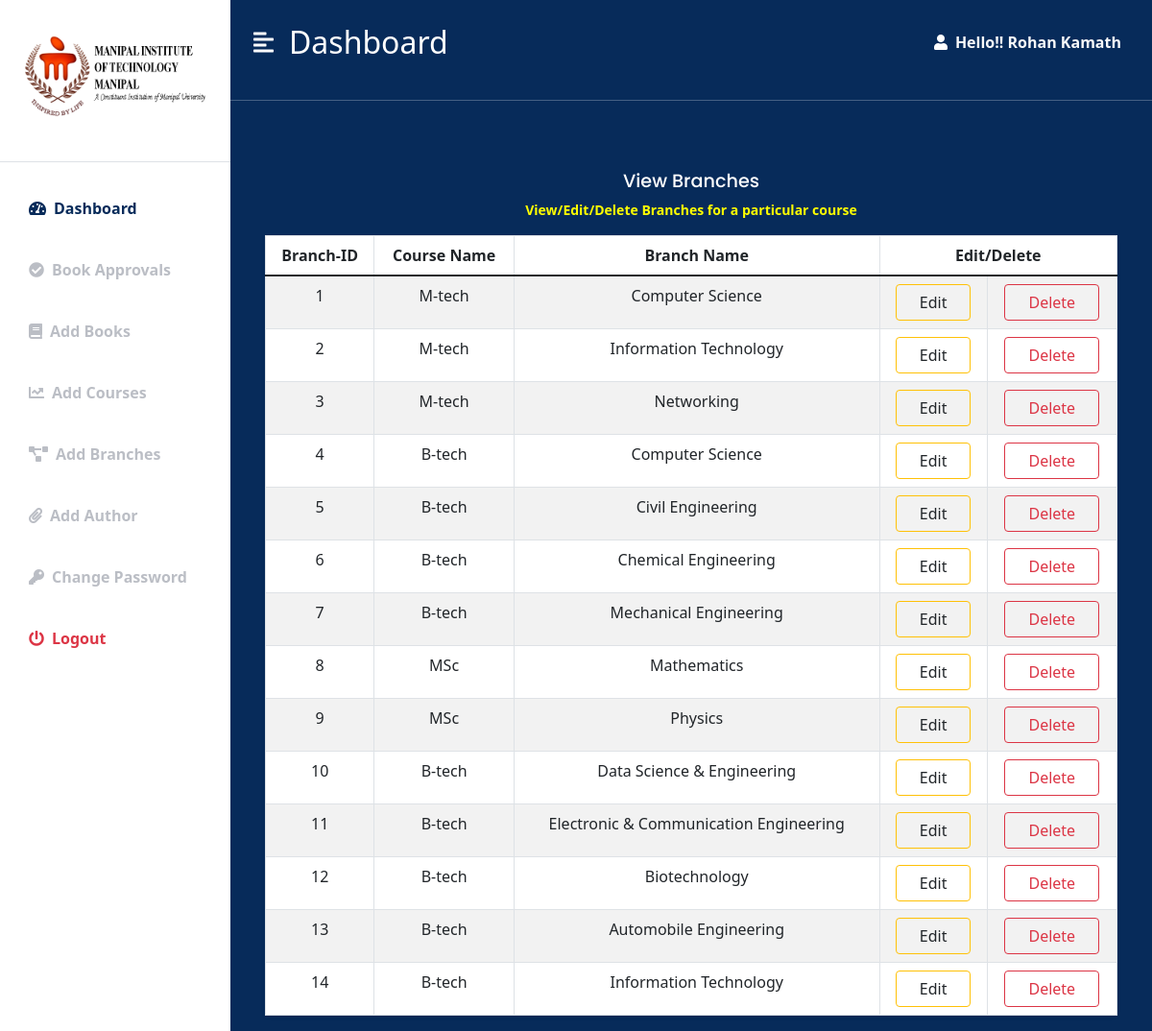
Page /WebDroids/admin/viewbranches.php (signed in) on the committed database.
### tables this page shows
CREATE TABLE `branches` (
  `branch_id` bigint(20) NOT NULL,
  `course_id` bigint(20) NOT NULL,
  `branch_name` varchar(255) NOT NULL,
  `admin_id` int(11) DEFAULT NULL
);

CREATE TABLE `courses` (
  `course_id` bigint(11) NOT NULL,
  `course_name` varchar(255) NOT NULL,
  `admin_id` int(255) DEFAULT NULL
);

### WebDroids/adminphp/admindashboardFunctions.php (called while the page is built, shortened)
<?php
    function get_all_branches($conn)
    {
        $sql="Select courses.course_id,courses.course_name,branches.branch_id,branches.branch_name from courses JOIN branches on branches.course_id=courses.course_id order by branch_id";
        $stmt= $conn->prepare($sql);
        $stmt->execute();
        if($stmt->rowCount() > 0)
        {
            $branches=$stmt->fetchAll();
        }
        else
        {
            $branches=0;
        }
        return $branches;
    }
?>

### WebDroids/admin/viewbranches.php (the view, shortened to what this page needs)
<?php
if(isset($_SESSION['user_id']) && isset($_SESSION['user_email']))
{
    include "../connection.php";
    include "../adminphp/admindashboardFunctions.php";
    $branches=get_all_branches($conn);
?>
<!DOCTYPE html>
<html lang="en">
<head>
    <link href="https://cdn.jsdelivr.net/npm/bootstrap@5.1.3/dist/css/bootstrap.min.css" rel="stylesheet">
    <link rel="stylesheet" href="https://cdnjs.cloudflare.com/ajax/libs/font-awesome/5.15.3/css/all.min.css" />
    <link rel="stylesheet" href="../assets/admindashboard.css">
</head>
<body>
    <div class="d-flex" id="wrapper">
        <div class="bg-white" id="sidebar-wrapper">
            <div class="sidebar-heading text-center py-4 primary-text fs-4 fw-bold text-uppercase border-bottom">
                <a href="https://manipal.edu/mit.html" target="_blank"><img src="../img/new logo manipal black.png" alt="MAHE" title="Manipal University" class="manipal-logo"></a>
            </div>
                <div class="list-group list-group-flush my-3">
                    <a href="admindashboard.php" class="list-group-item list-group-item-action bg-transparent second-text active"><i
                            class="fas fa-tachometer-alt me-2"></i>Dashboard</a>
                    <a href="bookapproval.php" class="list-group-item list-group-item-action bg-transparent second-text fw-bold"><i
                            class="fa fa-check-circle me-2" data-toggle="modal"></i>Book Approvals</a>
                    <a href="addbooks.php" class="list-group-item list-group-item-action bg-transparent second-text fw-bold"><i
                            class="fa fa-book me-2"></i>Add Books</a>
                    <button type="button" class="btn bg-transparent second-text fw-bold list-group-item list-group-item-action shadow-none" data-bs-toggle="modal" data-bs-target="#addcourses">
                                <i class="fas fa-chart-line me-2"></i>Add Courses</button>
                    <a href="addbranches.php" class="list-group-item list-group-item-action bg-transparent second-text fw-bold"><i
                            class="fas fa-project-diagram me-2"></i>Add Branches</a>
                    <button type="button" class="btn bg-transparent second-text fw-bold list-group-item list-group-item-action shadow-none" data-bs-toggle="modal" data-bs-target="#addauthor">
                                    <i class="fas fa-paperclip me-2"></i>Add Author</button>
                    <button type="button" class="btn bg-transparent second-text fw-bold list-group-item list-group-item-action shadow-none" data-bs-toggle="modal" data-bs-target="#changepassword">
                            <i class="fa fa-key me-2"></i>Change Password</button>
                    <a href="adminlogout.php" class="list-group-item list-group-item-action bg-transparent text-danger fw-bold"><i
                            class="fas fa-power-off me-2"></i>Logout</a>
                </div>
        </div>
        <div id="page-content-wrapper">
            <nav class="navbar navbar-expand-lg navbar-dark py-4 px-4">
                <div class="d-flex align-items-center">
                    <i class="fas fa-align-left dashboard-text fs-4 me-3" id="menu-toggle"></i>
                    <a href="admindashboard.php" class="text-decoration-none"><h2 class="fs-2 m-0 dashboard-text">Dashboard</h2></a>
                </div>
              <div class="collapse navbar-collapse" id="navbarSupportedContent">
                    <ul class="navbar-nav ms-auto mb-2 mb-lg-0 align-items-center">
                        <a class="nav-link fw-bold dashboard-text" href="#">
                            <i class="fas fa-user me-2 dashboard-text"></i><span class="text-light fw-bold">Hello!! <?php echo $_SESSION['user_name1']; ?></span>
                        </a>
                    </ul>
                </div>
            </nav>
            <hr class="bg-white mt-3">
                <?php
                    if($branches==0)
                    {?>
                        <div class="row mx-4 mt-5">
                            <h2 class="mb-2 mt-4 heading" id="allbooks">View Branches</h2>
                            <p style="color:yellow; text-align: center;font-size:14px;" class="fw-bold">View/Edit/Delete Branches for a particular course</p>
                            <div class="alert alert-warning text-center" role="alert">
                                <img src="../img/empty.png" alt="Loading..." width="100"><br>There is no Branches in Database
                            </div>
                        </div>
                <?php
                    }
                    else
                    {
                ?>
                <div class="row mx-4 mt-5">
                    <h2 class="mb-2 mt-4 heading" id="categories">View Branches</h2>
                    <p style="color:yellow; text-align: center;font-size:14px;" class="fw-bold">View/Edit/Delete Branches for a particular course</p>
                    <div class="col table-responsive-sm">
                        <table class="table table-bordered bg-white table-striped rounded shadow-sm text-center" id="books">
                            <thead>
                                <tr>
                                    <th scope="col">Branch-ID</th>
                                    <th scope="col">Course Name</th>
                                    <th scope="col">Branch Name</th>
                                    <th scope="col" colspan="2">Edit/Delete</th>
                                </tr>
                            </thead>
                            <tbody>
                                <?php
                                    foreach ($branches as $branch)
                                    {
                                ?>
                                <tr>
                                    <td><?=$branch['branch_id']?></td>
                                    <td><?=$branch['course_name']?></td>
                                    <td><?=$branch['branch_name']?></td>
                                    <td>
                                        <button type="button" class="btn btn-outline-warning text-dark ps-4 pe-4 shadow-none editbranchbtn">Edit</button>
                                    </td>
                                    <td>
                                        <button type="button" class="btn btn-outline-danger ps-4 pe-4 shadow-none deletebranchbtn">Delete</button>
                                    </td>
                                </tr>
                                <?php
                                    }
                                ?>
                            </tbody>
                        </table>
                    </div>
                </div>
                <?php
                    }
                ?>
        </div>
    </div>
</body>
</html>
<?php
}
else
{
    header("location: ../admin/adminlogin.php");
    exit();
}
?>

### WebDroids/assets/admindashboard.css (style rules this page uses)
:root { --main-bg-color: #072b5a; --main-text-color: #072b5a; --second-text-color: #bbbec5; --second-bg-color: #c1ccef; }
.primary-text { color: var(--main-text-color); }
.dashboard-text { color: white; width: auto; }
.second-text { color: var(--second-text-color); }
#wrapper { overflow-x: hidden; background-image: linear-gradient( to right, #072b5a, #072b5a, #072b5a, #072b5a, #072b5a ); }
#sidebar-wrapper { min-height: 100vh; margin-left: -15rem; -webkit-transition: margin 0.25s ease-out; -moz-transition: margin 0.25s ease-out; -o-transition: margin 0.25s ease-out; transition: margin 0.25s ease-out; }
#sidebar-wrapper .sidebar-heading { padding: 0.875rem 1.25rem; font-size: 1.2rem; }
#sidebar-wrapper .list-group { width: 15rem; }
#page-content-wrapper { min-width: 100vw; }
#menu-toggle { cursor: pointer; }
.list-group-item { border: none; padding: 20px 30px; }
.list-group-item.active { background-color: transparent; color: var(--main-text-color); font-weight: bold; border: none; }
.manipal-logo { width:200px; height: auto; align-items: center; }
.heading { color: white; font-size: larger; font-family: 'Poppins',sans-serif; text-align: center; }
@media (min-width: 768px) { #sidebar-wrapper { margin-left: 0; } }
@media (min-width: 768px) { #page-content-wrapper { min-width: 0; width: 100%; } }

### rows in the picture
branches: branch_id "1", course.course_name "M-tech", branch_name "Computer Science"
branches: branch_id "2", course.course_name "M-tech", branch_name "Information Technology"
branches: branch_id "3", course.course_name "M-tech", branch_name "Networking"
branches: branch_id "4", course.course_name "B-tech", branch_name "Computer Science"
branches: branch_id "5", course.course_name "B-tech", branch_name "Civil Engineering"
branches: branch_id "6", course.course_name "B-tech", branch_name "Chemical Engineering"
branches: branch_id "7", course.course_name "B-tech", branch_name "Mechanical Engineering"
branches: branch_id "8", course.course_name "MSc", branch_name "Mathematics"
branches: branch_id "9", course.course_name "MSc", branch_name "Physics"
branches: branch_id "10", course.course_name "B-tech", branch_name "Data Science & Engineering"
branches: branch_id "11", course.course_name "B-tech", branch_name "Electronic & Communication Engineering"
branches: branch_id "12", course.course_name "B-tech", branch_name "Biotechnology"
branches: branch_id "13", course.course_name "B-tech", branch_name "Automobile Engineering"
branches: branch_id "14", course.course_name "B-tech", branch_name "Information Technology"

### other values in the picture
$_SESSION['user_name1'] "Rohan Kamath"
